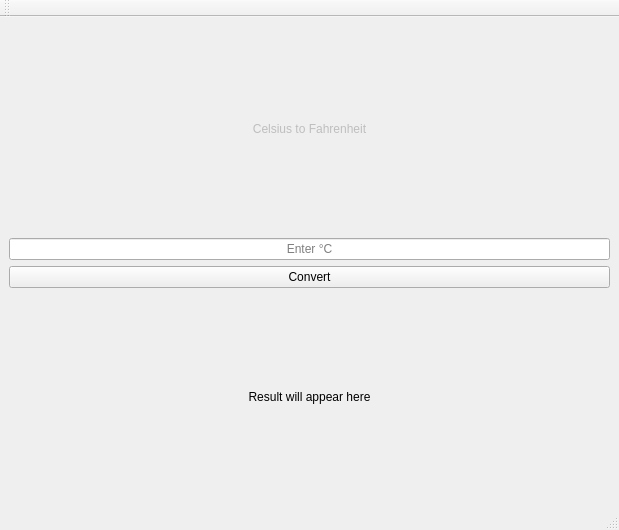
<?xml version="1.0" encoding="UTF-8"?>
<ui version="4.0">
 <class>MainWindow</class>
 <widget class="QMainWindow" name="MainWindow">
  <property name="geometry">
   <rect>
    <x>0</x>
    <y>0</y>
    <width>619</width>
    <height>530</height>
   </rect>
  </property>
  <property name="windowTitle">
   <string>MainWindow</string>
  </property>
  <widget class="QWidget" name="centralwidget">
   <property name="enabled">
    <bool>true</bool>
   </property>
   <layout class="QVBoxLayout" name="verticalLayout">
    <item>
     <widget class="QLabel" name="label_title">
      <property name="enabled">
       <bool>false</bool>
      </property>
      <property name="frameShape">
       <enum>QFrame::Shape::NoFrame</enum>
      </property>
      <property name="text">
       <string>Celsius to Fahrenheit</string>
      </property>
      <property name="alignment">
       <set>Qt::AlignmentFlag::AlignCenter</set>
      </property>
     </widget>
    </item>
    <item>
     <widget class="QLineEdit" name="input_celsius">
      <property name="alignment">
       <set>Qt::AlignmentFlag::AlignCenter</set>
      </property>
      <property name="placeholderText">
       <string>Enter °C</string>
      </property>
     </widget>
    </item>
    <item>
     <widget class="QPushButton" name="btn_convert">
      <property name="text">
       <string>Convert</string>
      </property>
     </widget>
    </item>
    <item>
     <widget class="QLabel" name="label_result">
      <property name="text">
       <string>Result will appear here</string>
      </property>
      <property name="alignment">
       <set>Qt::AlignmentFlag::AlignCenter</set>
      </property>
     </widget>
    </item>
   </layout>
  </widget>
  <widget class="QMenuBar" name="menubar">
   <property name="geometry">
    <rect>
     <x>0</x>
     <y>0</y>
     <width>619</width>
     <height>33</height>
    </rect>
   </property>
  </widget>
  <widget class="QStatusBar" name="statusbar"/>
  <widget class="QToolBar" name="toolBar">
   <property name="windowTitle">
    <string>toolBar</string>
   </property>
   <attribute name="toolBarArea">
    <enum>TopToolBarArea</enum>
   </attribute>
   <attribute name="toolBarBreak">
    <bool>false</bool>
   </attribute>
  </widget>
 </widget>
 <resources/>
 <connections/>
</ui>
